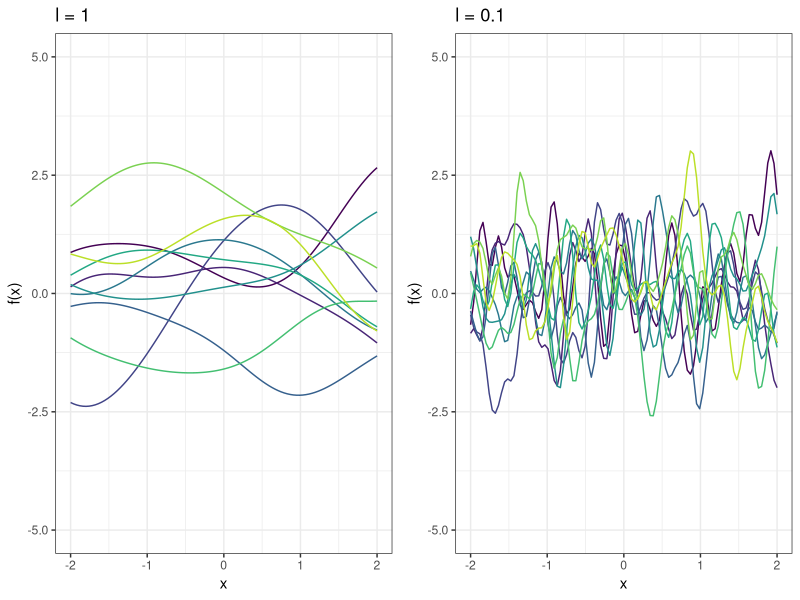
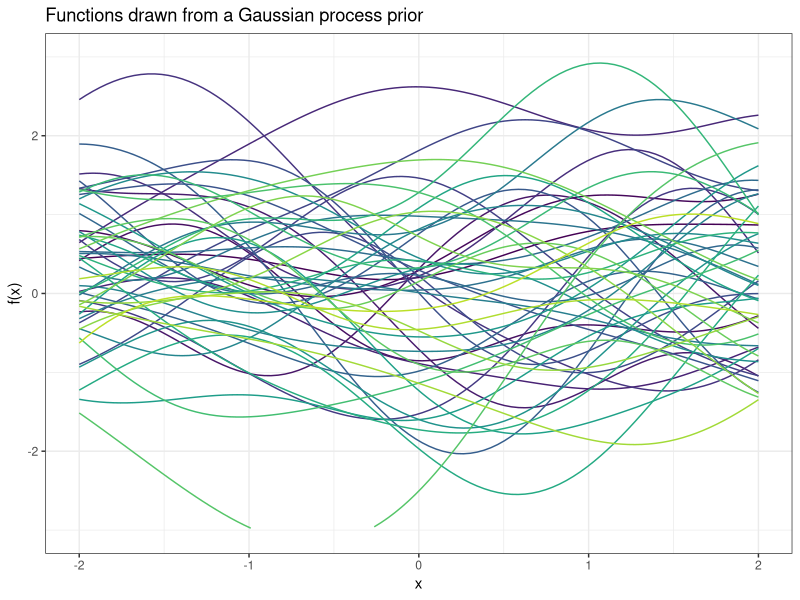
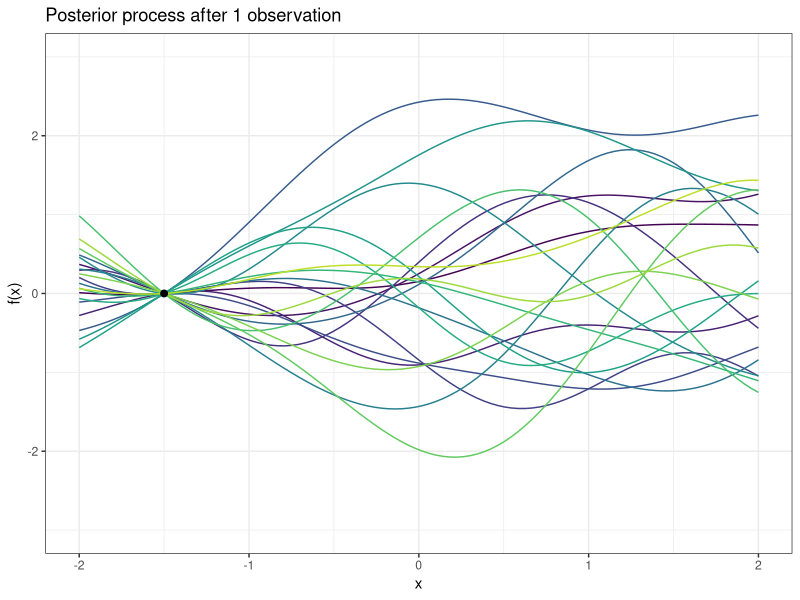
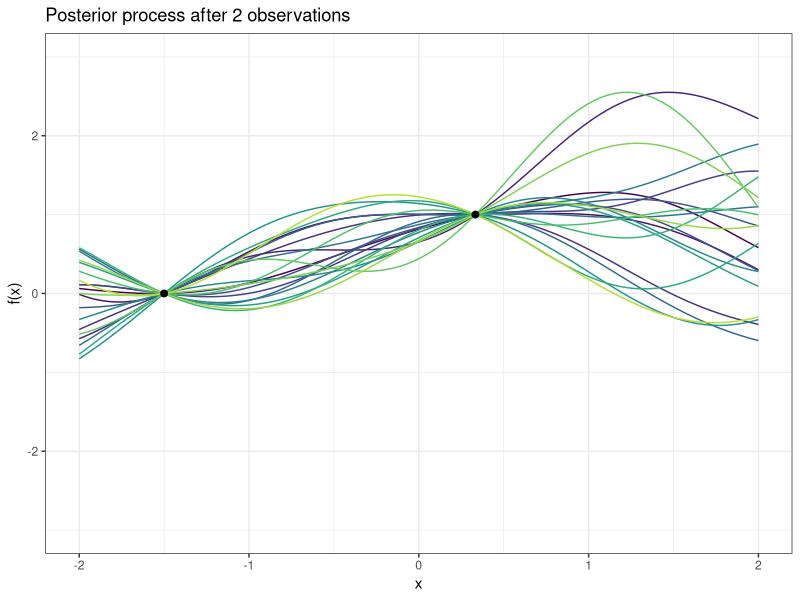
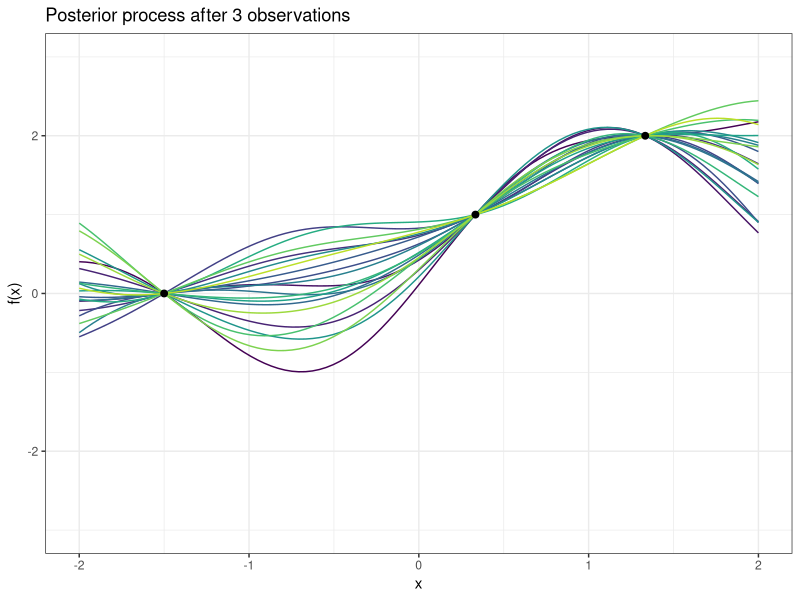
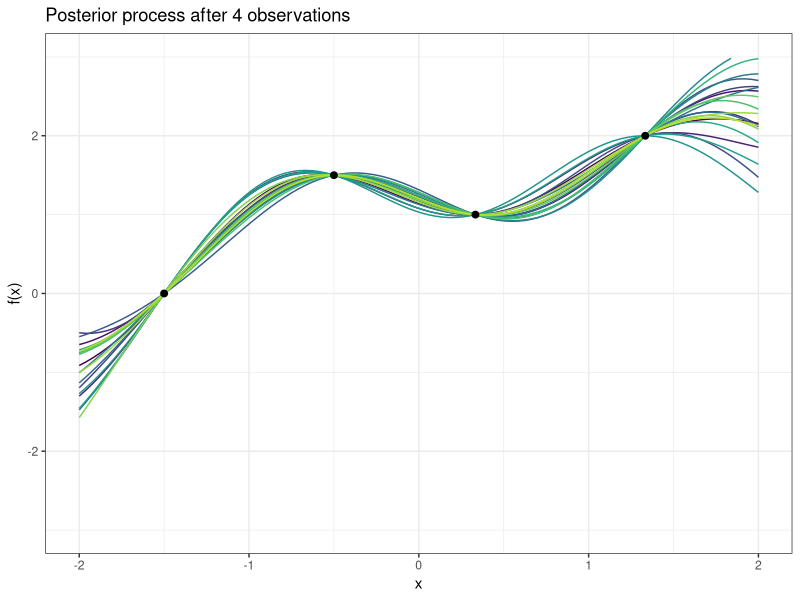
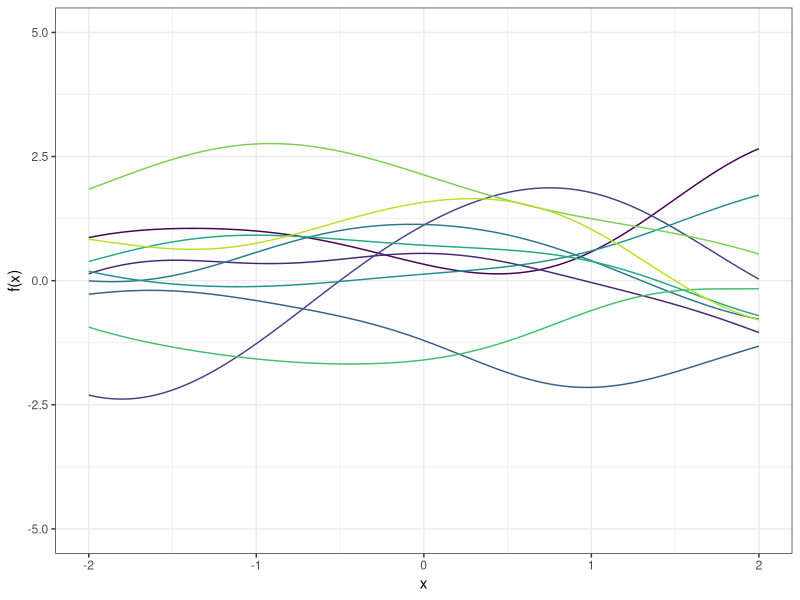

The R source for these figures, in order:


library(knitr)
library(ggplot2)
library(gridExtra)
library(reshape2)
library(kernlab)
library(mvtnorm)
library(viridis)

########################## Functions drawn from a Gaussian process prior
squared.exp <- function(x1, x2, l = 1) {
  
  D <- as.matrix(dist(c(x1, x2), method = "euclidean"))
  
  K <- exp(-1 / 2 * D^2 / l^2)
  
  return(K)
}

set.seed(131317)
n <- 100
x <- seq(-2, 2, length.out = n)
x.obs <- c(-1.5, 1/3, 4/3, -0.5)
y.obs <- c(0, 1, 2, 1.5)

K <- squared.exp(x, x.obs)
K.xx <- K[(n + 1):nrow(K), (n + 1):nrow(K)]
K.xxs <- K[1:n, (n + 1):nrow(K)]
K.xsxs <- K[1:n, 1:n]

df <- data.frame(x = x)

# Drawing from Gaussian process Prior
for (i in 1:50) {
  df[, i + 1] <- as.vector(mvtnorm::rmvnorm(1, sigma = K.xsxs))
}

df.m <- melt(df, id.vars = "x")

p1 <- ggplot(data = df.m, aes(x = x, y = value, colour = variable)) +
  geom_line() +
  theme_bw() +
  xlab("x") +
  ylab("f(x)") +
  ylim(c(-3, 3)) +
  theme(legend.position = "none") +
  ggtitle("Functions drawn from a Gaussian process prior") +
  scale_color_viridis(end=0.9, discrete = TRUE)

ggsave("../figure/gp_sample/1_1.pdf", width = 6, height = 4)

##############################################

set.seed(131317)
p.list <- list()

for (j in 1:length(x.obs)) {
  # Update of posterior 
  m.post <- K.xxs[, 1:j] %*% solve(K.xx[1:j, 1:j]) %*% y.obs[1:j]
  K.post <- K.xsxs - K.xxs[ , 1:j] %*% solve(K.xx[1:j, 1:j]) %*% t(K.xxs[, 1:j])
  
  df <- data.frame(x = x)
  
  for (i in 1:20) {
    df[, i + 1] <- as.vector(mvtnorm::rmvnorm(1, m.post, sigma = K.post))
  }
  
  df.m <- melt(df, id.vars = "x")
  
  p.list[[j]] <- ggplot() +
    geom_line(data = df.m, aes(x = x, y = value, colour = variable)) +
    geom_point(data = data.frame(x = x.obs[1:j], y = y.obs[1:j]),
               aes(x = x, y = y),
               size = 2) +
    xlab("x") +
    ylab("f(x)") +
    ylim(c(-3, 3)) +
    theme_bw() +
    theme(legend.position = "none") +
    ggtitle(paste0("Posterior process after ", j, " observation", ifelse(j == 1, "", "s"))) +
    scale_color_viridis(end = 0.9, discrete = TRUE)
  
  ggsave(paste0("../figure/gp_sample/2_", j, ".pdf"), width = 6, height = 4)
}

###############################################
##### 10 different samples

# n <- 3
# x <- c(1, 2, 5)
#
# K <- matrix(0, n, n)
#
# for (i in 1:n) {
#   for (j in 1:n) {
#     K[i, j] <- exp(- 1/2 * (abs(x[i] - x[j]))^2)
#     # K[i, j] = t(x[i]) %*% x[j] # linear kernel
#   }
# }
#
# df <- data.frame(x = x)
# df$y <- as.vector(rmvnorm(1, sigma = K))
#
# p <- ggplot(data = df, aes(x = x, y = y)) + geom_line() + theme_bw()
# p <- p + xlab("x") + ylab("f(x)")
# p

################################################

plot_10_samples <- function(l=1) {
  set.seed(1221)
  n <- 100

  x <- seq(-2, 2, length.out = n)
  K <- matrix(0, n, n)

  for (i in 1:n) {
    for (j in 1:n) {
      K[i, j] <- exp(- 1/(2*l^2) * (abs(x[i] - x[j]))^2)
      # K[i, j] = t(x[i]) %*% x[j] # linear kernel
    }
  }

  df <- data.frame(x = x)

  for (i in 1:10) {
    df[, i + 1] <- as.vector(mvtnorm::rmvnorm(1, sigma = K))
  }

  df.m <- melt(df, id.vars = "x")

  p <- ggplot(data = df.m, aes(x = x, y = value, colour = variable)) +
    geom_line() +
    theme_bw() +
    xlab("x") +
    ylab("f(x)") +
    ylim(c(-5, 5)) +
    theme(legend.position = "none") +
    scale_color_viridis(end=0.9, discrete = TRUE)

  return(p)
}

p1 <- plot_10_samples()

ggsave(filename = "../figure/gp_sample/different_samples.pdf",
       plot = p1, width = 6, height = 2)


p2 <- plot_10_samples(l=0.1)

p <- grid.arrange(p1 + ggtitle("l = 1"),
                  p2 + ggtitle("l = 0.1"),
                  ncol = 2)

ggsave(filename = "../figure/gp_sample/varying_length_scale.pdf",
       plot = p, width = 6, height = 3)
